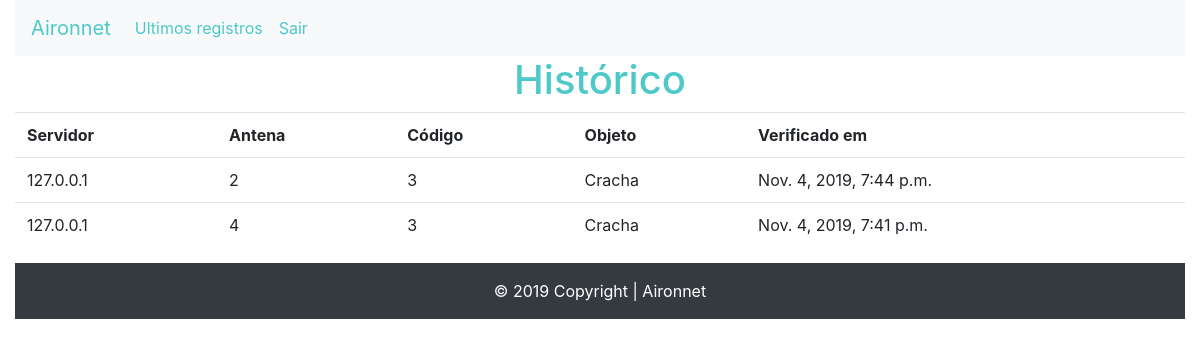
Page /lista/historico/3 (signed in) on the earlier database version.
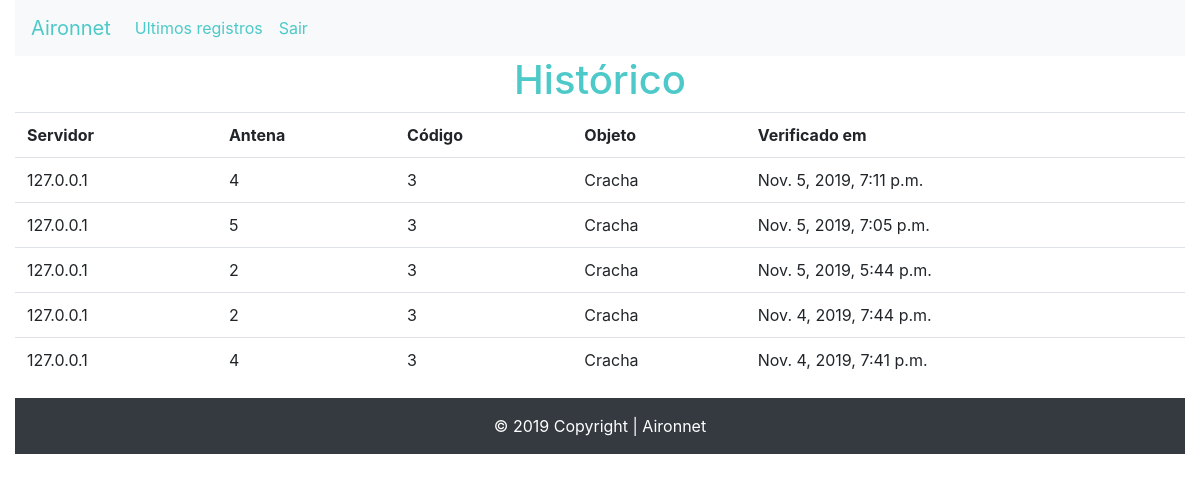
Same page on the later database version.
### list/models.py (models this page shows, shortened)
class Historico(models.Model):
	server = models.CharField(max_length=15)
	antena = models.CharField(max_length=10)
	date = models.DateTimeField(default=datetime.now)
	code = models.TextField()
	objeto = models.CharField(max_length=100)

### list/views.py (the view)
# urls.py: path('lista/historico/<str:code>', views.historico, name='historico'),
@login_required
def historico(request, code):
	hist = list(Historico.objects.filter(code=code).order_by('-date'))
	if not hist:
		return render(request, '404.html')
	template_name = 'historico.html'
	return render(request, template_name, {'hist':hist, 'code':code})

### list/templates/historico.html (shortened to what this page needs)
{% extends 'base.html' %}
{% block content %}
<table class="table">
	<h1 id="h1-center">Histórico</h1>
	<tr>
		<th>Servidor</th> <th>Antena</th> <th>Código</th> <th>Objeto</th>
		<th>Verificado em</th>
	</tr>
	{% for hist in hist %}
		{% if hist.objeto %}
			<tr class="hover">
				<td>{{hist.server}}</td> <td>{{hist.antena}}</td> <td>{{hist.code}}</td> <td>{{hist.objeto}}</td><td>{{ hist.date }}</td>
			</tr>
		{% else %}
			<tr class="hover">
					<td>{{hist.server}}</td> <td>{{hist.antena}}</td> <td>{{hist.code}}</td> <td>Sem Objeto</td><td>{{ hist.date }}</td>
			</tr>
		{% endif %}
	{% endfor %}
</table>
{% endblock %}

### list/templates/base.html (shortened to what this page needs)
{% load static %}
<!DOCTYPE html>
<html>
<head>
  <link rel="stylesheet" href="https://stackpath.bootstrapcdn.com/bootstrap/4.1.3/css/bootstrap.min.css">
  <link rel="stylesheet" href="//code.jquery.com/ui/1.12.0/themes/base/jquery-ui.css">
  <link rel="stylesheet" type="text/css" href="{% static 'css/style.css'%}">
</head>
<body>
<div class="container-fluid">
<nav class="navbar navbar-expand-lg navbar-light bg-light">
  <a class="navbar-brand" href="/">Aironnet</a>
  <div class="collapse navbar-collapse" id="navbarNav">
    <ul class="navbar-nav">
      {% if user.is_authenticated %}
      <li class="nav-item active">
        <a class="nav-link" href="/lista">Ultimos registros</a>
      </li>
      <li class="nav-item">
        <a class="nav-link" href="/accounts/logout">Sair</a>
      </li>
      {% endif %}
    </ul>
  </div>
</nav>
{%  block content%}
{% endblock %}
<footer class="footer navbar-fixed-bottom">
  <div class="footer-copyright text-center py-3">
    © 2019 Copyright | Aironnet
  </div>
</footer>
</div>
</body>
</html>

### list/static/css/style.css (style rules this page uses)
.table { margin-top: 0px; }
.table tr td { vertical-align: middle; }
.footer { position: relative; background-color: #343a40; color: white; bottom:0px; }
h1#h1-center { text-align: center; }
h1, p, a { color: #4DC9C9 !important; }

Differences in the rows shown:
added Historico: server "127.0.0.1", antena "4", code "3", objeto "Cracha", date "Nov. 5, 2019, 7:11 p.m."
added Historico: server "127.0.0.1", antena "5", code "3", objeto "Cracha", date "Nov. 5, 2019, 7:05 p.m."
added Historico: server "127.0.0.1", antena "2", code "3", objeto "Cracha", date "Nov. 5, 2019, 5:44 p.m."
